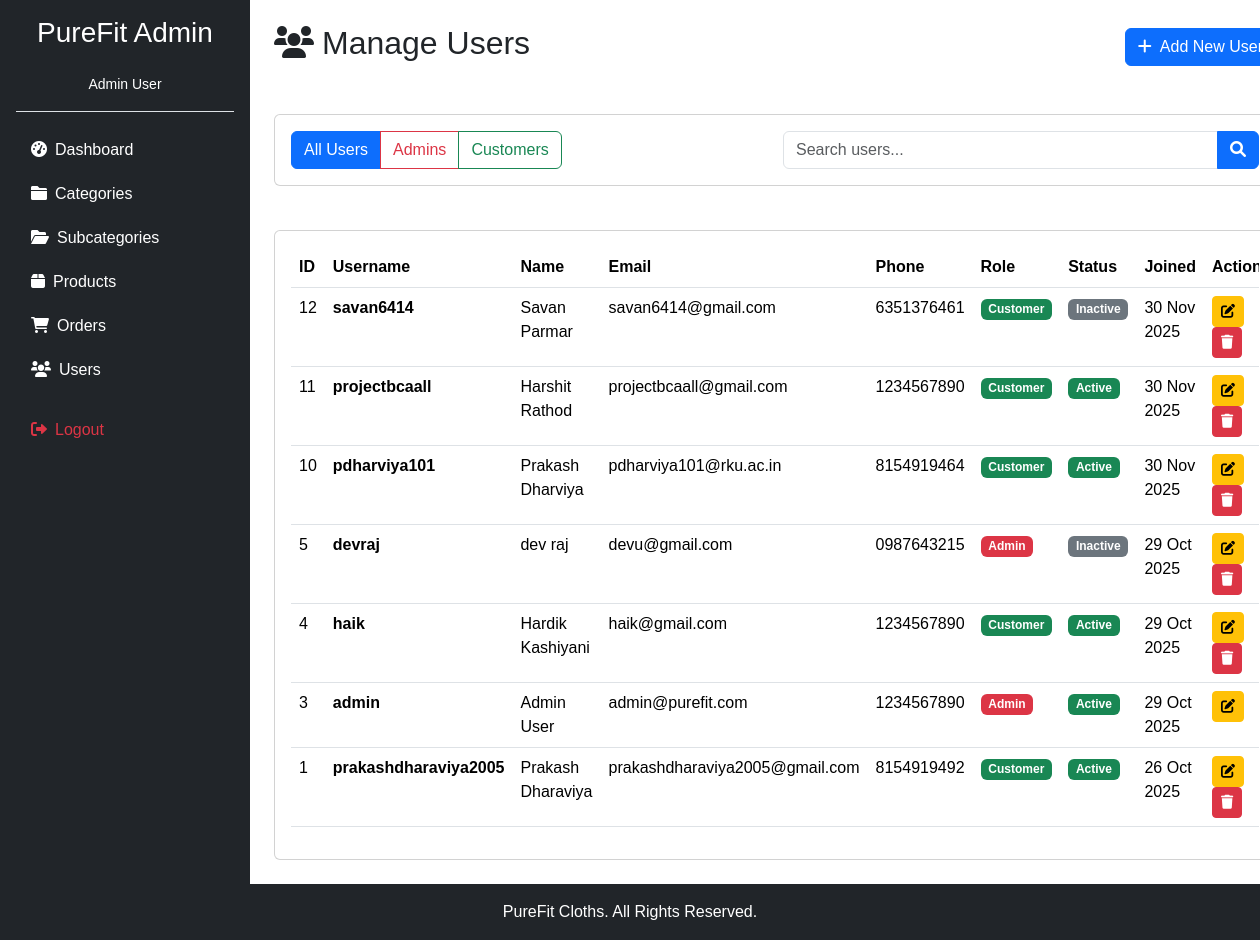
Page /admin/manage_users.php (signed in) on the earlier database version.
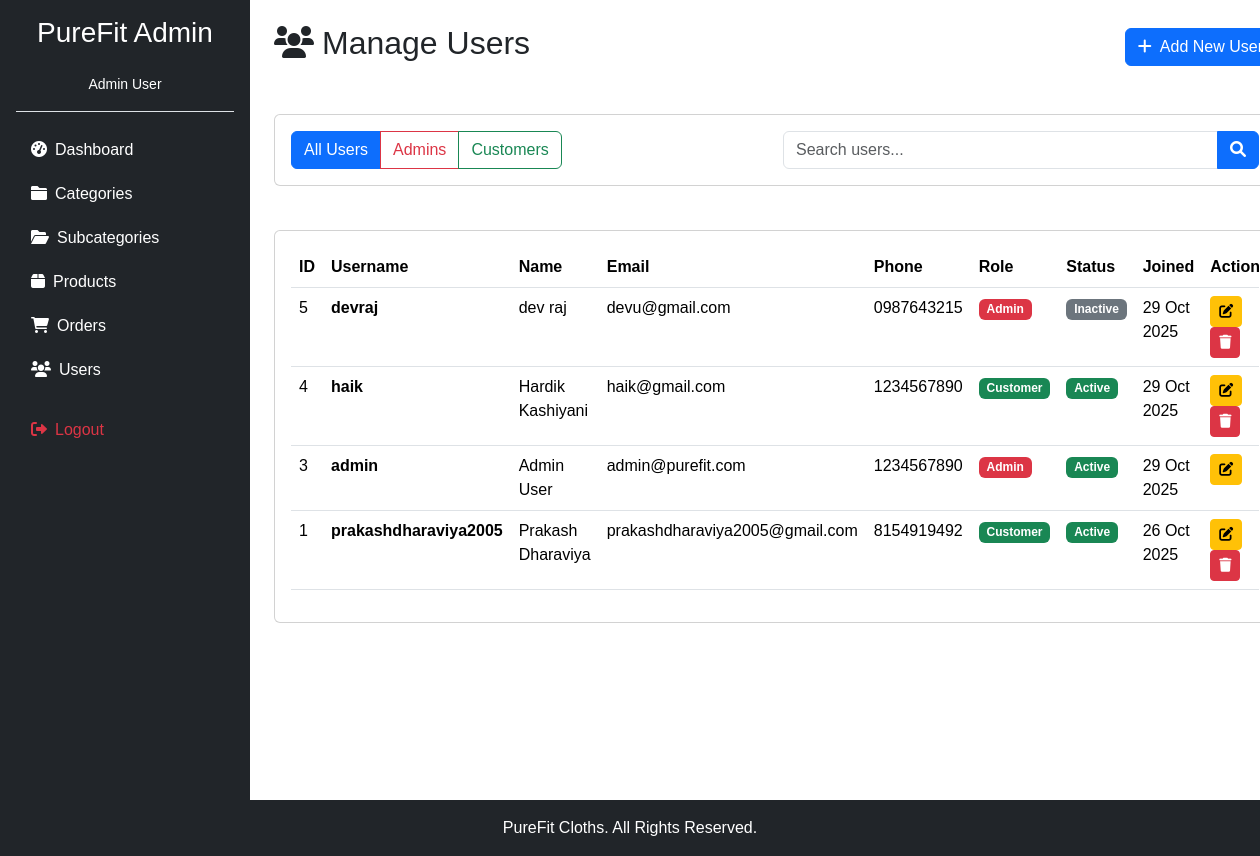
Same page on the later database version.
### tables this page shows
CREATE TABLE `users` (
  `user_id` int(11) NOT NULL,
  `username` varchar(60) NOT NULL,
  `email` varchar(150) NOT NULL,
  `password` varchar(255) NOT NULL,
  `first_name` varchar(80) DEFAULT NULL,
  `last_name` varchar(80) DEFAULT NULL,
  `phone` varchar(24) DEFAULT NULL,
  `address` text DEFAULT NULL,
  `role_id` int(11) NOT NULL DEFAULT 2,
  `is_active` tinyint(1) NOT NULL DEFAULT 1,
  `is_email_verified` tinyint(1) DEFAULT 0,
  `is_verified` tinyint(1) NOT NULL DEFAULT 0,
  `verification_token` varchar(255) DEFAULT NULL,
  `verification_sent_at` datetime DEFAULT NULL,
  `verified_at` datetime DEFAULT NULL,
  `created_at` timestamp NOT NULL DEFAULT current_timestamp(),
  `updated_at` timestamp NOT NULL DEFAULT current_timestamp() ON UPDATE current_timestamp()
);

CREATE TABLE `roles` (
  `role_id` int(11) NOT NULL,
  `role_name` varchar(32) NOT NULL,
  `description` varchar(255) DEFAULT NULL,
  `created_at` timestamp NOT NULL DEFAULT current_timestamp()
);

### admin/manage_users.php (the view, shortened to what this page needs)
<?php
include 'layout.php';
$role_filter = isset($_GET['role']) ? mysqli_real_escape_string($conn, $_GET['role']) : '';
$search = isset($_GET['search']) ? mysqli_real_escape_string($conn, $_GET['search']) : '';
$query = "SELECT u.*, r.role_name FROM users u
          INNER JOIN roles r ON u.role_id = r.role_id
          WHERE 1=1";
$query .= " ORDER BY u.created_at DESC";
$users_result = mysqli_query($conn, $query);
?>
<div class="d-flex justify-content-between align-items-center mb-4">
    <h2><i class="fas fa-users me-2"></i>Manage Users</h2>
    <button class="btn btn-primary" data-bs-toggle="modal" data-bs-target="#addUserModal">
        <i class="fas fa-plus me-2"></i>Add New User
    </button>
</div>
<div class="card mb-4">
    <div class="card-body">
        <div class="row g-3">
            <div class="col-md-6">
                <div class="btn-group" role="group">
                    <a href="manage_users.php" class="btn btn-<?php echo empty($role_filter) ? 'primary' : 'outline-primary'; ?>">
                        All Users
                    </a>
                    <a href="manage_users.php?role=admin" class="btn btn-<?php echo $role_filter == 'admin' ? 'danger' : 'outline-danger'; ?>">
                        Admins
                    </a>
                    <a href="manage_users.php?role=customer" class="btn btn-<?php echo $role_filter == 'customer' ? 'success' : 'outline-success'; ?>">
                        Customers
                    </a>
                </div>
            </div>
            <div class="col-md-6">
                <form method="GET" class="input-group" novalidate>
                    <input type="text" name="search" class="form-control" placeholder="Search users..." value="<?php echo htmlspecialchars($search); ?>">
                    <button class="btn btn-primary" type="submit"><i class="fas fa-search"></i></button>
                </form>
            </div>
        </div>
    </div>
</div>
<div class="card">
    <div class="card-body">
        <div class="table-responsive">
            <table class="table table-hover">
                <thead>
                    <tr>
                        <th>ID</th>
                        <th>Username</th>
                        <th>Name</th>
                        <th>Email</th>
                        <th>Phone</th>
                        <th>Role</th>
                        <th>Status</th>
                        <th>Joined</th>
                        <th>Actions</th>
                    </tr>
                </thead>
                <tbody>
                    <?php if (mysqli_num_rows($users_result) > 0): ?>
                        <?php while ($user = mysqli_fetch_assoc($users_result)): ?>
                        <tr>
                            <td><?php echo $user['user_id']; ?></td>
                            <td><strong><?php echo htmlspecialchars($user['username']); ?></strong></td>
                            <td><?php echo htmlspecialchars($user['first_name'] . ' ' . $user['last_name']); ?></td>
                            <td><?php echo htmlspecialchars($user['email']); ?></td>
                            <td><?php echo htmlspecialchars($user['phone'] ?? 'N/A'); ?></td>
                            <td>
                                <span class="badge bg-<?php echo $user['role_name'] == 'admin' ? 'danger' : 'success'; ?>">
                                    <?php echo ucfirst($user['role_name']); ?>
                                </span>
                            </td>
                            <td>
                                <span class="badge bg-<?php echo $user['is_active'] ? 'success' : 'secondary'; ?>">
                                    <?php echo $user['is_active'] ? 'Active' : 'Inactive'; ?>
                                </span>
                            </td>
                            <td><?php echo date('d M Y', strtotime($user['created_at'])); ?></td>
                            <td>
                                <button class="btn btn-sm btn-warning" data-bs-toggle="modal" data-bs-target="#editUserModal<?php echo $user['user_id']; ?>">
                                    <i class="fas fa-edit"></i>
                                </button>
                                <?php if ($user['user_id'] != $_SESSION['admin_id']): ?>
                                <button class="btn btn-sm btn-danger" data-bs-toggle="modal" data-bs-target="#deleteUserModal<?php echo $user['user_id']; ?>">
                                    <i class="fas fa-trash"></i>
                                </button>
                                <?php endif; ?>
                            </td>
                        </tr>
                        <?php endwhile; ?>
                    <?php endif; ?>
                </tbody>
            </table>
        </div>
    </div>
</div>
<?php include 'footer.php'; ?>

Differences in the rows shown:
removed users: user_id "12", username "savan6414", first_name+last_name "Savan Parmar", email "savan6414@gmail.com", phone "6351376461", role.role_name "Customer", is_active "Inactive", created_at "30 Nov 2025"
removed users: user_id "11", username "projectbcaall", first_name+last_name "Harshit Rathod", email "projectbcaall@gmail.com", phone "1234567890", role.role_name "Customer", is_active "Active", created_at "30 Nov 2025"
removed users: user_id "10", username "pdharviya101", first_name+last_name "Prakash Dharviya", email "pdharviya101@rku.ac.in", phone "8154919464", role.role_name "Customer", is_active "Active", created_at "30 Nov 2025"
